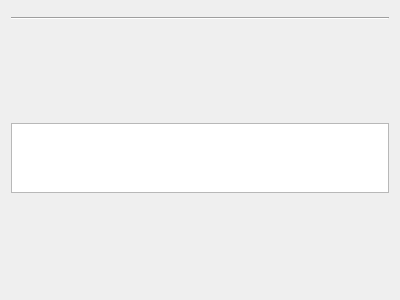
<?xml version="1.0" encoding="UTF-8"?>
<ui version="4.0">
 <class>DialogAboutFeaturesWidget</class>
 <widget class="QWidget" name="DialogAboutFeaturesWidget">
  <property name="geometry">
   <rect>
    <x>0</x>
    <y>0</y>
    <width>400</width>
    <height>300</height>
   </rect>
  </property>
  <property name="windowTitle">
   <string>Form</string>
  </property>
  <layout class="QVBoxLayout" name="verticalLayout" stretch="0,0,1,0,1">
   <item>
    <widget class="DialogAboutHeaderWidget" name="widget_Header" native="true"/>
   </item>
   <item>
    <widget class="Line" name="line">
     <property name="orientation">
      <enum>Qt::Orientation::Horizontal</enum>
     </property>
    </widget>
   </item>
   <item>
    <spacer name="verticalSpacer_Top">
     <property name="orientation">
      <enum>Qt::Orientation::Vertical</enum>
     </property>
     <property name="sizeHint" stdset="0">
      <size>
       <width>20</width>
       <height>123</height>
      </size>
     </property>
    </spacer>
   </item>
   <item>
    <widget class="QTableWidget" name="tableWidget">
     <property name="sizeAdjustPolicy">
      <enum>QAbstractScrollArea::SizeAdjustPolicy::AdjustToContents</enum>
     </property>
     <property name="editTriggers">
      <set>QAbstractItemView::EditTrigger::NoEditTriggers</set>
     </property>
     <property name="tabKeyNavigation">
      <bool>false</bool>
     </property>
     <property name="showDropIndicator" stdset="0">
      <bool>false</bool>
     </property>
     <property name="dragDropOverwriteMode">
      <bool>false</bool>
     </property>
     <property name="selectionMode">
      <enum>QAbstractItemView::SelectionMode::NoSelection</enum>
     </property>
     <property name="showGrid">
      <bool>false</bool>
     </property>
     <property name="wordWrap">
      <bool>false</bool>
     </property>
     <property name="cornerButtonEnabled">
      <bool>false</bool>
     </property>
     <property name="columnCount">
      <number>2</number>
     </property>
     <property name="supportedDragActions">
      <set>Qt::DropAction::IgnoreAction</set>
     </property>
     <attribute name="horizontalHeaderVisible">
      <bool>false</bool>
     </attribute>
     <attribute name="verticalHeaderVisible">
      <bool>false</bool>
     </attribute>
     <column/>
     <column/>
    </widget>
   </item>
   <item>
    <spacer name="verticalSpacer_Bottom">
     <property name="orientation">
      <enum>Qt::Orientation::Vertical</enum>
     </property>
     <property name="sizeHint" stdset="0">
      <size>
       <width>20</width>
       <height>122</height>
      </size>
     </property>
    </spacer>
   </item>
  </layout>
 </widget>
 <customwidgets>
  <customwidget>
   <class>DialogAboutHeaderWidget</class>
   <extends>QWidget</extends>
   <header>Gui/About/DialogAboutHeaderWidget.h</header>
   <container>1</container>
  </customwidget>
 </customwidgets>
 <resources/>
 <connections/>
</ui>
